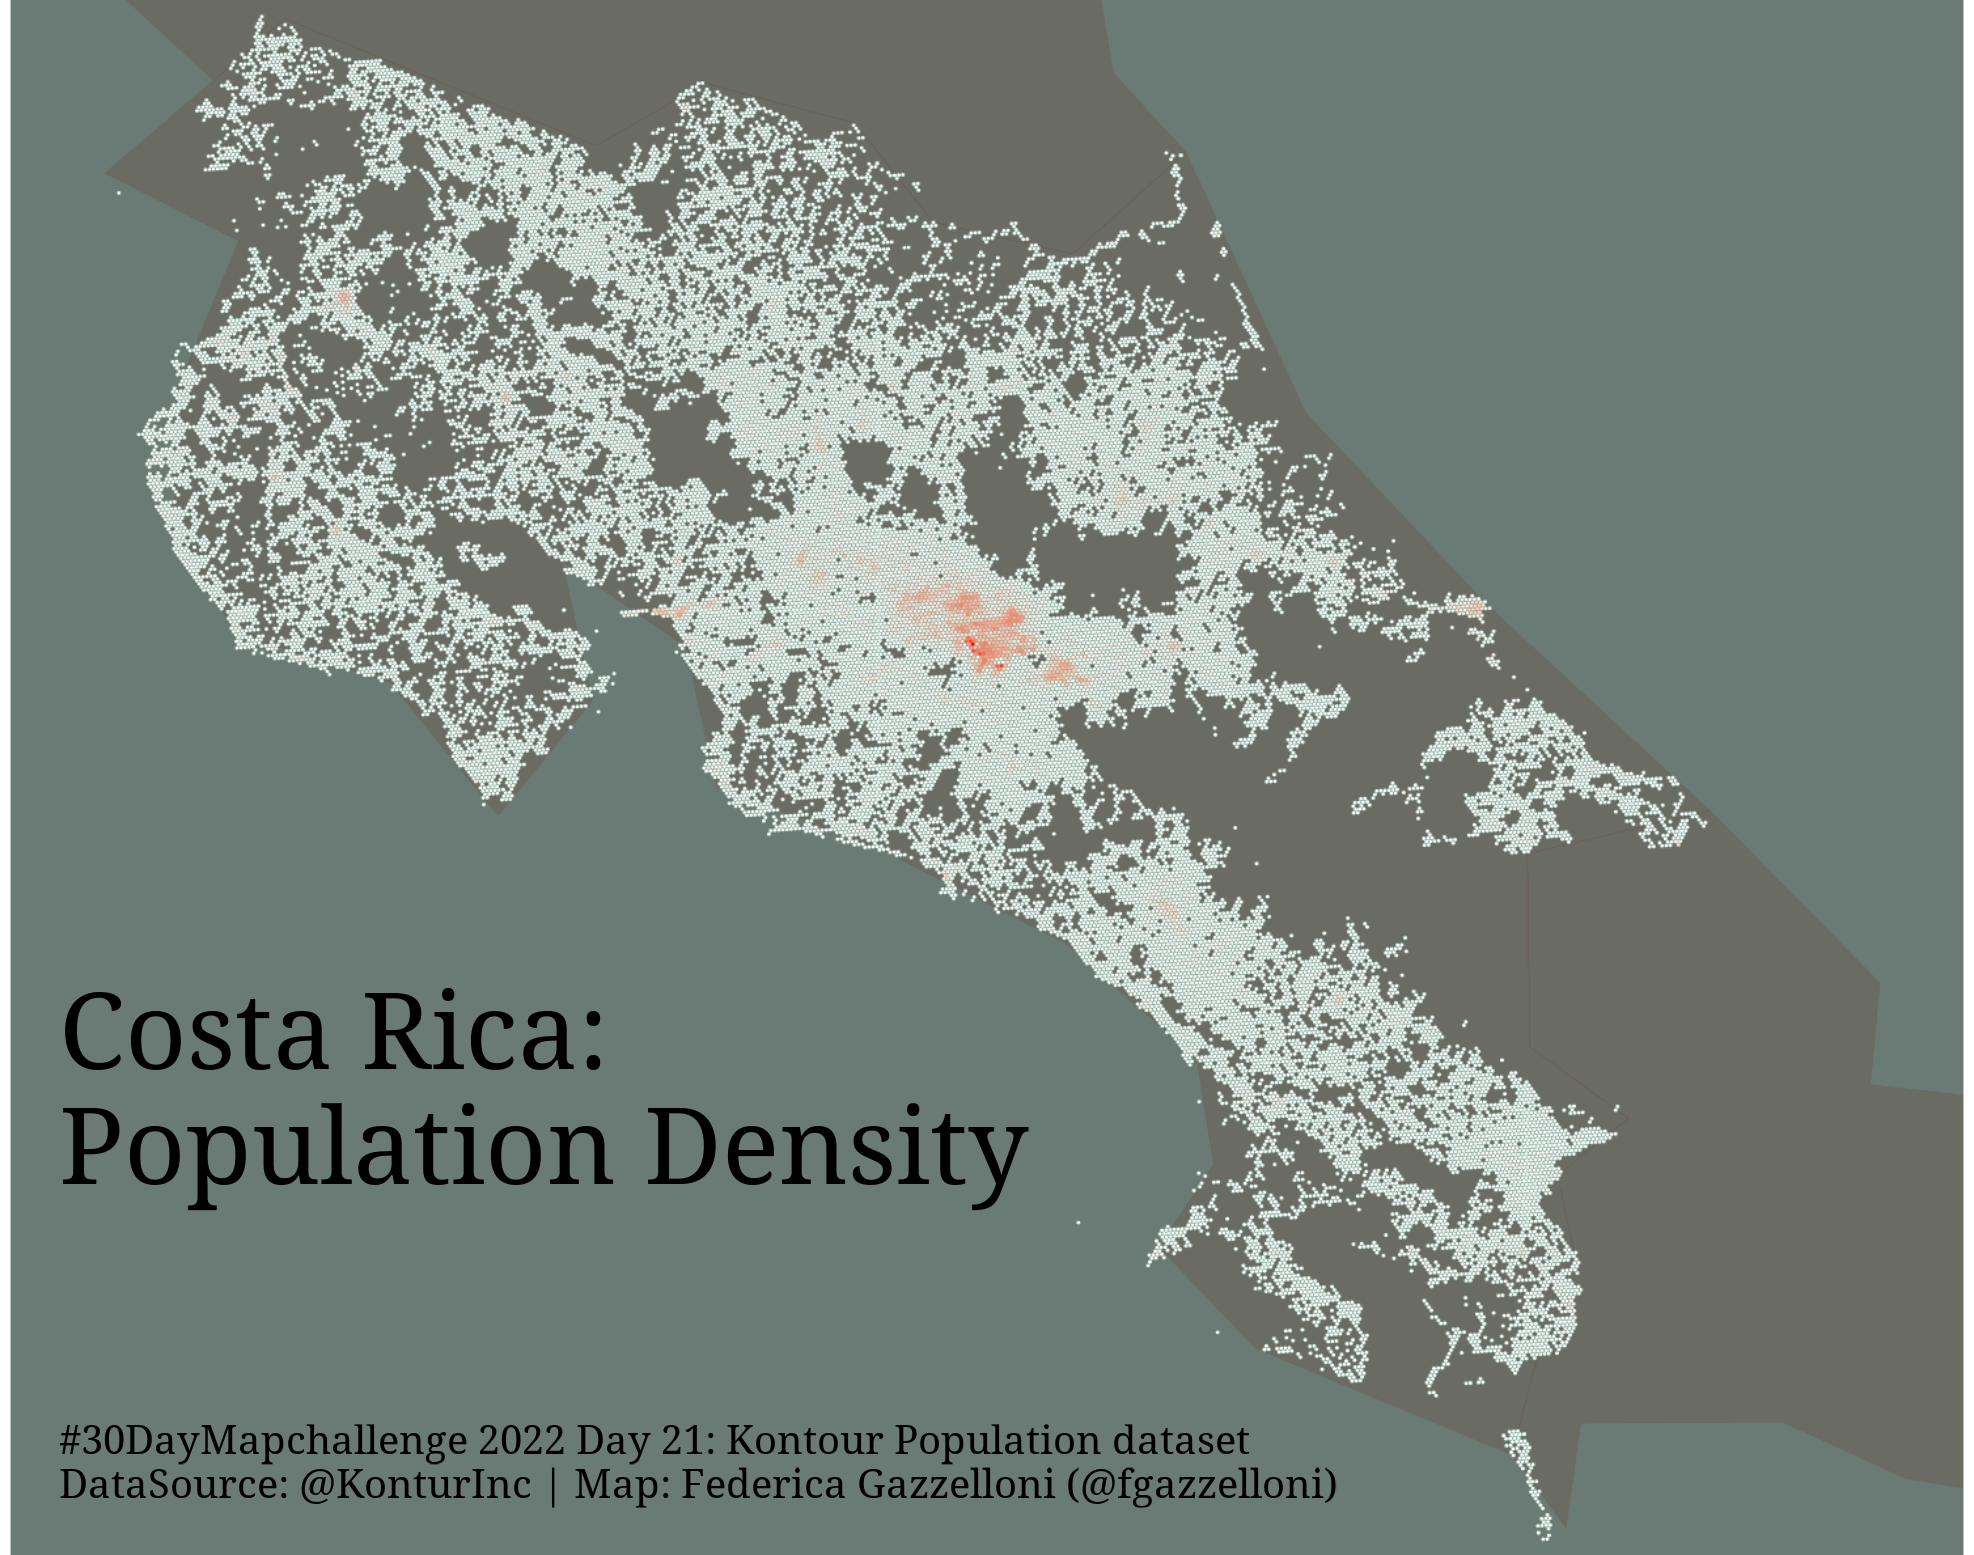

The script that saved this image:
#30DayMapChallenge 2022 Day 21: Kontour Pop Dataset
# Author: Federica Gazzelloni

library(tidyverse)
library(sf)



# Load libraries
# set the fonts
library(showtext)
library(sysfonts)
library(extrafont)
showtext::showtext_auto()
showtext::showtext_opts(dpi=320)
font_add_google(name="Noto Serif",
                family="Noto Serif")

# KONTOUR DATASETS
# https://data.humdata.org/dataset/kontur-population-dataset

url <- "https://geodata-eu-central-1-kontur-public.s3.amazonaws.com/kontur_datasets/kontur_population_CR_20220630.gpkg.gz"
downloader::download(url, dest="data/kontour_pop_cr.zip", mode="wb") 

kontur <- sf::st_read("data/kontour_pop_cr")


na <- rnaturalearth::ne_countries(continent = "North America",
                                  country = c("Costa Rica","Nicaragua","Panama"))

na_sf <- na %>% st_as_sf()

# map
ggplot() +
  geom_sf(data = na_sf,
          mapping=aes(geometry=geometry),
          fill="#6b493e",color="#6b493e",
          alpha=0.3,
          linewidth=0.02)+
  geom_sf(data = kontur,
          fill="#6b493e",color="#6b493e",
          linewidth=0.01) +
  geom_sf(data = kontur, 
          aes(fill = population,
              colour = population),
          linewidth=0.02,
          show.legend = F) +
  scale_fill_gradient(low="white",high = "red")+
  scale_color_gradient(low="#006241",high = "white")+
  coord_sf(xlim = c(-87,-82), ylim = c(8,12), expand = 0) +
  theme_void() +
  theme(legend.position = "none",
        plot.margin = margin(10, 10, 10, 10),
        plot.background = element_rect(fill = "#6a7a74", 
                                       colour = "#6a7a74"),
        panel.background = element_rect(fill = "#6a7a74", 
                                        colour = "#6a7a74")) 



ggsave("sj_cr_base_map.png",
       width=6.17,
       height=4.86,
       dpi=320)


# draw the map

library(cowplot)
ggdraw()+
  draw_image("sj_cr_base_map.png")+
  draw_label("Costa Rica:\nPopulation Density",
             x=0.03,y=0.3,
             size=24,
             hjust=0,
             fontfamily = "Noto Serif")+
  draw_label("#30DayMapchallenge 2022 Day 21: Kontour Population dataset\nDataSource: @KonturInc | Map: Federica Gazzelloni (@fgazzelloni)",
             x=0.03,y=0.06,
             size=9,
             hjust=0, 
             fontfamily = "Noto Serif")


# save final output
ggsave("day21_kontour_pop_dataset.png",
       width=6.17,
       height=4.86,
       dpi=320)
